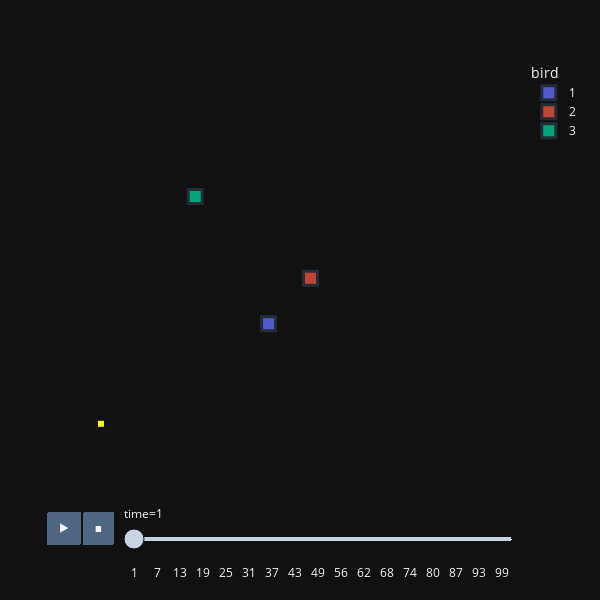

Notebook code cell kept with this figure:
### Code cell
ft.animate_birds(cp_obj, plot_rewards=True, width=600, height=600, point_size=10)

### Figure 1 — Plotly figure (JSON) as saved in the notebook; plotly's stock layout.template omitted (floating-point values rounded to 4 significant figures)
{"data": [{"hovertemplate": "bird=1<br>time=1<br>x=%{x}<br>y=%{y}<extra></extra>", "legendgroup": "1", "marker": {"color": "#636efa", "line": {"width": 3}, "opacity": 0.8, "size": 14, "symbol": "square"}, "mode": "markers", "name": "1", "orientation": "v", "showlegend": true, "type": "scatter", "x": [17], "xaxis": "x", "y": [12], "yaxis": "y"}, {"hovertemplate": "bird=2<br>time=1<br>x=%{x}<br>y=%{y}<extra></extra>", "legendgroup": "2", "marker": {"color": "#EF553B", "line": {"width": 3}, "opacity": 0.8, "size": 14, "symbol": "square"}, "mode": "markers", "name": "2", "orientation": "v", "showlegend": true, "type": "scatter", "x": [21], "xaxis": "x", "y": [17], "yaxis": "y"}, {"hovertemplate": "bird=3<br>time=1<br>x=%{x}<br>y=%{y}<extra></extra>", "legendgroup": "3", "marker": {"color": "#00cc96", "line": {"width": 3}, "opacity": 0.8, "size": 14, "symbol": "square"}, "mode": "markers", "name": "3", "orientation": "v", "showlegend": true, "type": "scatter", "x": [10], "xaxis": "x", "y": [26], "yaxis": "y"}, {"hovertemplate": "bird=reward<br>time=1<br>x=%{x}<br>y=%{y}<extra></extra>", "legendgroup": "reward", "marker": {"color": "yellow", "symbol": "square"}, "mode": "markers", "name": "reward", "orientation": "v", "showlegend": false, "type": "scatter", "x": [1], "xaxis": "x", "y": [1], "yaxis": "y"}], "layout": {"autosize": false, "height": 600, "legend": {"title": {"text": "bird"}, "tracegroupgap": 0}, "margin": {"t": 60}, "sliders": [{"active": 0, "currentvalue": {"prefix": "time="}, "len": 0.9, "pad": {"b": 10, "t": 60}, "steps": [{"args": [["1"], {"frame": {"duration": 0, "redraw": false}, "fromcurrent": true, "mode": "immediate", "transition": {"duration": 0, "easing": "linear"}}], "label": "1", "method": "animate"}, {"args": [["2"], {"frame": {"duration": 0, "redraw": false}, "fromcurrent": true, "mode": "immediate", "transition": {"duration": 0, "easing": "linear"}}], "label": "2", "method": "animate"}, {"args": [["3"], {"frame": {"duration": 0, "redraw": false}, "fromcurrent": true, "mode": "immediate", "transition": {"duration": 0, "easing": "linear"}}], "label": "3", "method": "animate"}, {"args": [["4"], {"frame": {"duration": 0, "redraw": false}, "fromcurrent": true, "mode": "immediate", "transition": {"duration": 0, "easing": "linear"}}], "label": "4", "method": "animate"}, {"args": [["5"], {"frame": {"duration": 0, "redraw": false}, "fromcurrent": true, "mode": "immediate", "transition": {"duration": 0, "easing": "linear"}}], "label": "5", "method": "animate"}, {"args": [["6"], {"frame": {"duration": 0, "redraw": false}, "fromcurrent": true, "mode": "immediate", "transition": {"duration": 0, "easing": "linear"}}], "label": "6", "method": "animate"}, {"args": [["7"], {"frame": {"duration": 0, "redraw": false}, "fromcurrent": true, "mode": "immediate", "transition": {"duration": 0, "easing": "linear"}}], "label": "7", "method": "animate"}, {"args": [["8"], {"frame": {"duration": 0, "redraw": false}, "fromcurrent": true, "mode": "immediate", "transition": {"duration": 0, "easing": "linear"}}], "label": "8", "method": "animate"}, {"args": [["9"], {"frame": {"duration": 0, "redraw": false}, "fromcurrent": true, "mode": "immediate", "transition": {"duration": 0, "easing": "linear"}}], "label": "9", "method": "animate"}, {"args": [["10"], {"frame": {"duration": 0, "redraw": false}, "fromcurrent": true, "mode": "immediate", "transition": {"duration": 0, "easing": "linear"}}], "label": "10", "method": "animate"}, {"args": [["11"], {"frame": {"duration": 0, "redraw": false}, "fromcurrent": true, "mode": "immediate", "transition": {"duration": 0, "easing": "linear"}}], "label": "11", "method": "animate"}, {"args": [["12"], {"frame": {"duration": 0, "redraw": false}, "fromcurrent": true, "mode": "immediate", "transition": {"duration": 0, "easing": "linear"}}], "label": "12", "method": "animate"}, {"args": [["13"], {"frame": {"duration": 0, "redraw": false}, "fromcurrent": true, "mode": "immediate", "transition": {"duration": 0, "easing": "linear"}}], "label": "13", "method": "animate"}, {"args": [["14"], {"frame": {"duration": 0, "redraw": false}, "fromcurrent": true, "mode": "immediate", "transition": {"duration": 0, "easing": "linear"}}], "label": "14", "method": "animate"}, {"args": [["15"], {"frame": {"duration": 0, "redraw": false}, "fromcurrent": true, "mode": "immediate", "transition": {"duration": 0, "easing": "linear"}}], "label": "15", "method": "animate"}, {"args": [["16"], {"frame": {"duration": 0, "redraw": false}, "fromcurrent": true, "mode": "immediate", "transition": {"duration": 0, "easing": "linear"}}], "label": "16", "method": "animate"}, {"args": [["17"], {"frame": {"duration": 0, "redraw": false}, "fromcurrent": true, "mode": "immediate", "transition": {"duration": 0, "easing": "linear"}}], "label": "17", "method": "animate"}, {"args": [["18"], {"frame": {"duration": 0, "redraw": false}, "fromcurrent": true, "mode": "immediate", "transition": {"duration": 0, "easing": "linear"}}], "label": "18", "method": "animate"}, {"args": [["19"], {"frame": {"duration": 0, "redraw": false}, "fromcurrent": true, "mode": "immediate", "transition": {"duration": 0, "easing": "linear"}}], "label": "19", "method": "animate"}, {"args": [["20"], {"frame": {"duration": 0, "redraw": false}, "fromcurrent": true, "mode": "immediate", "transition": {"duration": 0, "easing": "linear"}}], "label": "20", "method": "animate"}, {"args": [["21"], {"frame": {"duration": 0, "redraw": false}, "fromcurrent": true, "mode": "immediate", "transition": {"duration": 0, "easing": "linear"}}], "label": "21", "method": "animate"}, {"args": [["22"], {"frame": {"duration": 0, "redraw": false}, "fromcurrent": true, "mode": "immediate", "transition": {"duration": 0, "easing": "linear"}}], "label": "22", "method": "animate"}, {"args": [["23"], {"frame": {"duration": 0, "redraw": false}, "fromcurrent": true, "mode": "immediate", "transition": {"duration": 0, "easing": "linear"}}], "label": "23", "method": "animate"}, {"args": [["24"], {"frame": {"duration": 0, "redraw": false}, "fromcurrent": true, "mode": "immediate", "transition": {"duration": 0, "easing": "linear"}}], "label": "24", "method": "animate"}, {"args": [["25"], {"frame": {"duration": 0, "redraw": false}, "fromcurrent": true, "mode": "immediate", "transition": {"duration": 0, "easing": "linear"}}], "label": "25", "method": "animate"}, {"args": [["26"], {"frame": {"duration": 0, "redraw": false}, "fromcurrent": true, "mode": "immediate", "transition": {"duration": 0, "easing": "linear"}}], "label": "26", "method": "animate"}, {"args": [["27"], {"frame": {"duration": 0, "redraw": false}, "fromcurrent": true, "mode": "immediate", "transition": {"duration": 0, "easing": "linear"}}], "label": "27", "method": "animate"}, {"args": [["28"], {"frame": {"duration": 0, "redraw": false}, "fromcurrent": true, "mode": "immediate", "transition": {"duration": 0, "easing": "linear"}}], "label": "28", "method": "animate"}, {"args": [["29"], {"frame": {"duration": 0, "redraw": false}, "fromcurrent": true, "mode": "immediate", "transition": {"duration": 0, "easing": "linear"}}], "label": "29", "method": "animate"}, {"args": [["30"], {"frame": {"duration": 0, "redraw": false}, "fromcurrent": true, "mode": "immediate", "transition": {"duration": 0, "easing": "linear"}}], "label": "30", "method": "animate"}, {"args": [["31"], {"frame": {"duration": 0, "redraw": false}, "fromcurrent": true, "mode": "immediate", "transition": {"duration": 0, "easing": "linear"}}], "label": "31", "method": "animate"}, {"args": [["32"], {"frame": {"duration": 0, "redraw": false}, "fromcurrent": true, "mode": "immediate", "transition": {"duration": 0, "easing": "linear"}}], "label": "32", "method": "animate"}, {"args": [["33"], {"frame": {"duration": 0, "redraw": false}, "fromcurrent": true, "mode": "immediate", "transition": {"duration": 0, "easing": "linear"}}], "label": "33", "method": "animate"}, {"args": [["34"], {"frame": {"duration": 0, "redraw": false}, "fromcurrent": true, "mode": "immediate", "transition": {"duration": 0, "easing": "linear"}}], "label": "34", "method": "animate"}, {"args": [["35"], {"frame": {"duration": 0, "redraw": false}, "fromcurrent": true, "mode": "immediate", "transition": {"duration": 0, "easing": "linear"}}], "label": "35", "method": "animate"}, {"args": [["36"], {"frame": {"duration": 0, "redraw": false}, "fromcurrent": true, "mode": "immediate", "transition": {"duration": 0, "easing": "linear"}}], "label": "36", "method": "animate"}, {"args": [["37"], {"frame": {"duration": 0, "redraw": false}, "fromcurrent": true, "mode": "immediate", "transition": {"duration": 0, "easing": "linear"}}], "label": "37", "method": "animate"}, {"args": [["38"], {"frame": {"duration": 0, "redraw": false}, "fromcurrent": true, "mode": "immediate", "transition": {"duration": 0, "easing": "linear"}}], "label": "38", "method": "animate"}, {"args": [["39"], {"frame": {"duration": 0, "redraw": false}, "fromcurrent": true, "mode": "immediate", "transition": {"duration": 0, "easing": "linear"}}], "label": "39", "method": "animate"}, {"args": [["40"], {"frame": {"duration": 0, "redraw": false}, "fromcurrent": true, "mode": "immediate", "transition": {"duration": 0, "easing": "linear"}}], "label": "40", "method": "animate"}, {"args": [["41"], {"frame": {"duration": 0, "redraw": false}, "fromcurrent": true, "mode": "immediate", "transition": {"duration": 0, "easing": "linear"}}], "label": "41", "method": "animate"}, {"args": [["42"], {"frame": {"duration": 0, "redraw": false}, "fromcurrent": true, "mode": "immediate", "transition": {"duration": 0, "easing": "linear"}}], "label": "42", "method": "animate"}, {"args": [["43"], {"frame": {"duration": 0, "redraw": false}, "fromcurrent": true, "mode": "immediate", "transition": {"duration": 0, "easing": "linear"}}], "label": "43", "method": "animate"}, {"args": [["44"], {"frame": {"duration": 0, "redraw": false}, "fromcurrent": true, "mode": "immediate", "transition": {"duration": 0, "easing": "linear"}}], "label": "44", "method": "animate"}, {"args": [["45"], {"frame": {"duration": 0, "redraw": false}, "fromcurrent": true, "mode": "immediate", "transition": {"duration": 0, "easing": "linear"}}], "label": "45", "method": "animate"}, {"args": [["46"], {"frame": {"duration": 0, "redraw": false}, "fromcurrent": true, "mode": "immediate", "transition": {"duration": 0, "easing": "linear"}}], "label": "46", "method": "animate"}, {"args": [["47"], {"frame": {"duration": 0, "redraw": false}, "fromcurrent": true, "mode": "immediate", "transition": {"duration": 0, "easing": "linear"}}], "label": "47", "method": "animate"}, {"args": [["48"], {"frame": {"duration": 0, "redraw": false}, "fromcurrent": true, "mode": "immediate", "transition": {"duration": 0, "easing": "linear"}}], "label": "48", "method": "animate"}, {"args": [["49"], {"frame": {"duration": 0, "redraw": false}, "fromcurrent": true, "mode": "immediate", "transition": {"duration": 0, "easing": "linear"}}], "label": "49", "method": "animate"}, {"args": [["51"], {"frame": {"duration": 0, "redraw": false}, "fromcurrent": true, "mode": "immediate", "transition": {"duration": 0, "easing": "linear"}}], "label": "51", "method": "animate"}, {"args": [["52"], {"frame": {"duration": 0, "redraw": false}, "fromcurrent": true, "mode": "immediate", "transition": {"duration": 0, "easing": "linear"}}], "label": "52", "method": "animate"}, {"args": [["53"], {"frame": {"duration": 0, "redraw": false}, "fromcurrent": true, "mode": "immediate", "transition": {"duration": 0, "easing": "linear"}}], "label": "53", "method": "animate"}, {"args": [["54"], {"frame": {"duration": 0, "redraw": false}, "fromcurrent": true, "mode": "immediate", "transition": {"duration": 0, "easing": "linear"}}], "label": "54", "method": "animate"}, {"args": [["55"], {"frame": {"duration": 0, "redraw": false}, "fromcurrent": true, "mode": "immediate", "transition": {"duration": 0, "easing": "linear"}}], "label": "55", "method": "animate"}, {"args": [["56"], {"frame": {"duration": 0, "redraw": false}, "fromcurrent": true, "mode": "immediate", "transition": {"duration": 0, "easing": "linear"}}], "label": "56", "method": "animate"}, {"args": [["57"], {"frame": {"duration": 0, "redraw": false}, "fromcurrent": true, "mode": "immediate", "transition": {"duration": 0, "easing": "linear"}}], "label": "57", "method": "animate"}, {"args": [["58"], {"frame": {"duration": 0, "redraw": false}, "fromcurrent": true, "mode": "immediate", "transition": {"duration": 0, "easing": "linear"}}], "label": "58", "method": "animate"}, {"args": [["59"], {"frame": {"duration": 0, "redraw": false}, "fromcurrent": true, "mode": "immediate", "transition": {"duration": 0, "easing": "linear"}}], "label": "59", "method": "animate"}, {"args": [["60"], {"frame": {"duration": 0, "redraw": false}, "fromcurrent": true, "mode": "immediate", "transition": {"duration": 0, "easing": "linear"}}], "label": "60", "method": "animate"}, {"args": [["61"], {"frame": {"duration": 0, "redraw": false}, "fromcurrent": true, "mode": "immediate", "transition": {"duration": 0, "easing": "linear"}}], "label": "61", "method": "animate"}, {"args": [["62"], {"frame": {"duration": 0, "redraw": false}, "fromcurrent": true, "mode": "immediate", "transition": {"duration": 0, "easing": "linear"}}], "label": "62", "method": "animate"}, {"args": [["63"], {"frame": {"duration": 0, "redraw": false}, "fromcurrent": true, "mode": "immediate", "transition": {"duration": 0, "easing": "linear"}}], "label": "63", "method": "animate"}, {"args": [["64"], {"frame": {"duration": 0, "redraw": false}, "fromcurrent": true, "mode": "immediate", "transition": {"duration": 0, "easing": "linear"}}], "label": "64", "method": "animate"}, {"args": [["65"], {"frame": {"duration": 0, "redraw": false}, "fromcurrent": true, "mode": "immediate", "transition": {"duration": 0, "easing": "linear"}}], "label": "65", "method": "animate"}, {"args": [["66"], {"frame": {"duration": 0, "redraw": false}, "fromcurrent": true, "mode": "immediate", "transition": {"duration": 0, "easing": "linear"}}], "label": "66", "method": "animate"}, {"args": [["67"], {"frame": {"duration": 0, "redraw": false}, "fromcurrent": true, "mode": "immediate", "transition": {"duration": 0, "easing": "linear"}}], "label": "67", "method": "animate"}, {"args": [["68"], {"frame": {"duration": 0, "redraw": false}, "fromcurrent": true, "mode": "immediate", "transition": {"duration": 0, "easing": "linear"}}], "label": "68", "method": "animate"}, {"args": [["69"], {"frame": {"duration": 0, "redraw": false}, "fromcurrent": true, "mode": "immediate", "transition": {"duration": 0, "easing": "linear"}}], "label": "69", "method": "animate"}, {"args": [["70"], {"frame": {"duration": 0, "redraw": false}, "fromcurrent": true, "mode": "immediate", "transition": {"duration": 0, "easing": "linear"}}], "label": "70", "method": "animate"}, {"args": [["71"], {"frame": {"duration": 0, "redraw": false}, "fromcurrent": true, "mode": "immediate", "transition": {"duration": 0, "easing": "linear"}}], "label": "71", "method": "animate"}, {"args": [["72"], {"frame": {"duration": 0, "redraw": false}, "fromcurrent": true, "mode": "immediate", "transition": {"duration": 0, "easing": "linear"}}], "label": "72", "method": "animate"}, {"args": [["73"], {"frame": {"duration": 0, "redraw": false}, "fromcurrent": true, "mode": "immediate", "transition": {"duration": 0, "easing": "linear"}}], "label": "73", "method": "animate"}, {"args": [["74"], {"frame": {"duration": 0, "redraw": false}, "fromcurrent": true, "mode": "immediate", "transition": {"duration": 0, "easing": "linear"}}], "label": "74", "method": "animate"}, {"args": [["75"], {"frame": {"duration": 0, "redraw": false}, "fromcurrent": true, "mode": "immediate", "transition": {"duration": 0, "easing": "linear"}}], "label": "75", "method": "animate"}, {"args": [["76"], {"frame": {"duration": 0, "redraw": false}, "fromcurrent": true, "mode": "immediate", "transition": {"duration": 0, "easing": "linear"}}], "label": "76", "method": "animate"}, {"args": [["77"], {"frame": {"duration": 0, "redraw": false}, "fromcurrent": true, "mode": "immediate", "transition": {"duration": 0, "easing": "linear"}}], "label": "77", "method": "animate"}, {"args": [["78"], {"frame": {"duration": 0, "redraw": false}, "fromcurrent": true, "mode": "immediate", "transition": {"duration": 0, "easing": "linear"}}], "label": "78", "method": "animate"}, {"args": [["79"], {"frame": {"duration": 0, "redraw": false}, "fromcurrent": true, "mode": "immediate", "transition": {"duration": 0, "easing": "linear"}}], "label": "79", "method": "animate"}, {"args": [["80"], {"frame": {"duration": 0, "redraw": false}, "fromcurrent": true, "mode": "immediate", "transition": {"duration": 0, "easing": "linear"}}], "label": "80", "method": "animate"}, {"args": [["82"], {"frame": {"duration": 0, "redraw": false}, "fromcurrent": true, "mode": "immediate", "transition": {"duration": 0, "easing": "linear"}}], "label": "82", "method": "animate"}, {"args": [["83"], {"frame": {"duration": 0, "redraw": false}, "fromcurrent": true, "mode": "immediate", "transition": {"duration": 0, "easing": "linear"}}], "label": "83", "method": "animate"}, {"args": [["84"], {"frame": {"duration": 0, "redraw": false}, "fromcurrent": true, "mode": "immediate", "transition": {"duration": 0, "easing": "linear"}}], "label": "84", "method": "animate"}, {"args": [["85"], {"frame": {"duration": 0, "redraw": false}, "fromcurrent": true, "mode": "immediate", "transition": {"duration": 0, "easing": "linear"}}], "label": "85", "method": "animate"}, {"args": [["86"], {"frame": {"duration": 0, "redraw": false}, "fromcurrent": true, "mode": "immediate", "transition": {"duration": 0, "easing": "linear"}}], "label": "86", "method": "animate"}, {"args": [["87"], {"frame": {"duration": 0, "redraw": false}, "fromcurrent": true, "mode": "immediate", "transition": {"duration": 0, "easing": "linear"}}], "label": "87", "method": "animate"}, {"args": [["88"], {"frame": {"duration": 0, "redraw": false}, "fromcurrent": true, "mode": "immediate", "transition": {"duration": 0, "easing": "linear"}}], "label": "88", "method": "animate"}, {"args": [["89"], {"frame": {"duration": 0, "redraw": false}, "fromcurrent": true, "mode": "immediate", "transition": {"duration": 0, "easing": "linear"}}], "label": "89", "method": "animate"}, {"args": [["90"], {"frame": {"duration": 0, "redraw": false}, "fromcurrent": true, "mode": "immediate", "transition": {"duration": 0, "easing": "linear"}}], "label": "90", "method": "animate"}, {"args": [["91"], {"frame": {"duration": 0, "redraw": false}, "fromcurrent": true, "mode": "immediate", "transition": {"duration": 0, "easing": "linear"}}], "label": "91", "method": "animate"}, {"args": [["92"], {"frame": {"duration": 0, "redraw": false}, "fromcurrent": true, "mode": "immediate", "transition": {"duration": 0, "easing": "linear"}}], "label": "92", "method": "animate"}, {"args": [["93"], {"frame": {"duration": 0, "redraw": false}, "fromcurrent": true, "mode": "immediate", "transition": {"duration": 0, "easing": "linear"}}], "label": "93", "method": "animate"}, {"args": [["94"], {"frame": {"duration": 0, "redraw": false}, "fromcurrent": true, "mode": "immediate", "transition": {"duration": 0, "easing": "linear"}}], "label": "94", "method": "animate"}, {"args": [["95"], {"frame": {"duration": 0, "redraw": false}, "fromcurrent": true, "mode": "immediate", "transition": {"duration": 0, "easing": "linear"}}], "label": "95", "method": "animate"}, {"args": [["96"], {"frame": {"duration": 0, "redraw": false}, "fromcurrent": true, "mode": "immediate", "transition": {"duration": 0, "easing": "linear"}}], "label": "96", "method": "animate"}, {"args": [["97"], {"frame": {"duration": 0, "redraw": false}, "fromcurrent": true, "mode": "immediate", "transition": {"duration": 0, "easing": "linear"}}], "label": "97", "method": "animate"}, {"args": [["98"], {"frame": {"duration": 0, "redraw": false}, "fromcurrent": true, "mode": "immediate", "transition": {"duration": 0, "easing": "linear"}}], "label": "98", "method": "animate"}, {"args": [["99"], {"frame": {"duration": 0, "redraw": false}, "fromcurrent": true, "mode": "immediate", "transition": {"duration": 0, "easing": "linear"}}], "label": "99", "method": "animate"}, {"args": [["50"], {"frame": {"duration": 0, "redraw": false}, "fromcurrent": true, "mode": "immediate", "transition": {"duration": 0, "easing": "linear"}}], "label": "50", "method": "animate"}, {"args": [["81"], {"frame": {"duration": 0, "redraw": false}, "fromcurrent": true, "mode": "immediate", "transition": {"duration": 0, "easing": "linear"}}], "label": "81", "method": "animate"}], "x": 0.1, "xanchor": "left", "y": 0, "yanchor": "top"}], "updatemenus": [{"buttons": [{"args": [null, {"frame": {"duration": 500, "redraw": false}, "fromcurrent": true, "mode": "immediate", "transition": {"duration": 0, "easing": "linear"}}], "label": "&#9654;", "method": "animate"}, {"args": [[null], {"frame": {"duration": 0, "redraw": false}, "fromcurrent": true, "mode": "immediate", "transition": {"duration": 0, "easing": "linear"}}], "label": "&#9724;", "method": "animate"}], "direction": "left", "pad": {"r": 10, "t": 70}, "showactive": false, "type": "buttons", "x": 0.1, "xanchor": "right", "y": 0, "yanchor": "top"}], "width": 600, "xaxis": {"anchor": "y", "domain": [0, 1], "range": [-1, 41], "showgrid": false, "showticklabels": false, "ticks": "", "title": {"text": ""}, "zeroline": false}, "yaxis": {"anchor": "x", "domain": [0, 1], "range": [-1, 41], "showgrid": false, "showticklabels": false, "ticks": "", "title": {"text": ""}, "zeroline": false}}}
